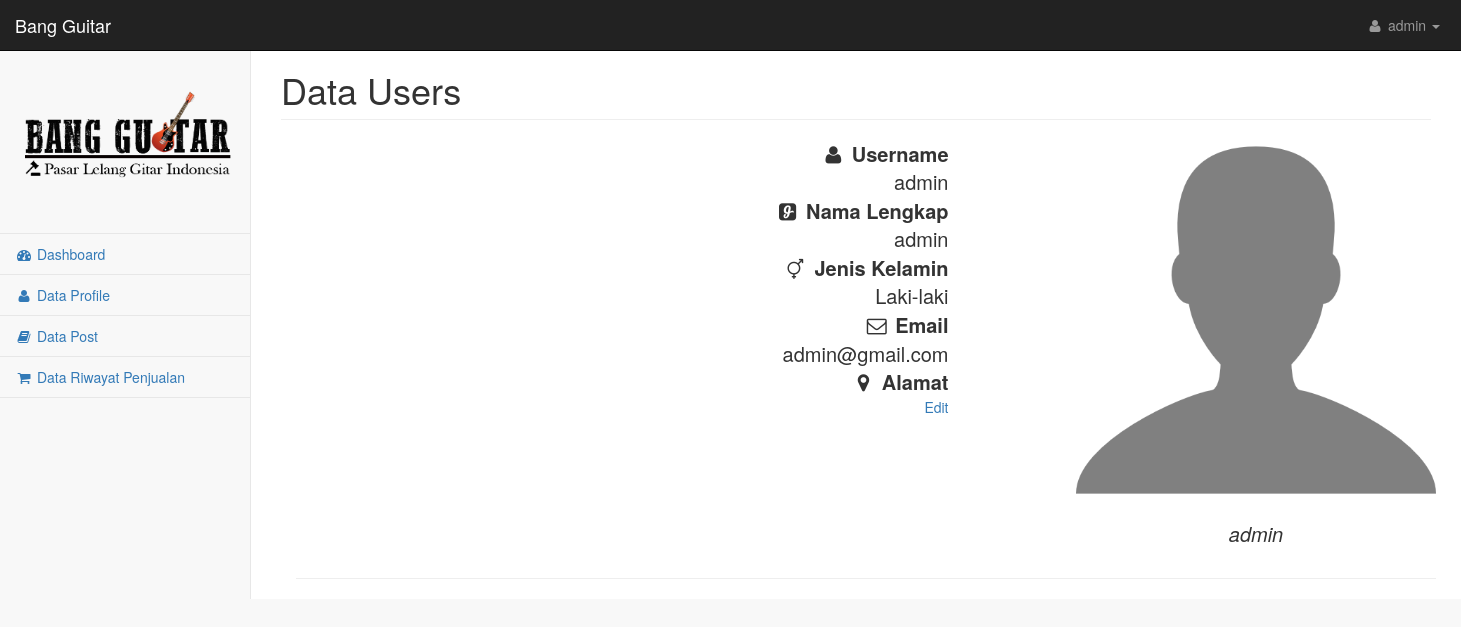
The page /penjual/datauser.php (signed in) on the database its author committed.
### tables this page shows
CREATE TABLE `user` (
  `id_user` int(11) NOT NULL,
  `nama_lengkap` varchar(50) NOT NULL,
  `username` varchar(30) NOT NULL,
  `password` varchar(30) NOT NULL,
  `jenis_kelamin` varchar(20) NOT NULL,
  `email` varchar(30) NOT NULL,
  `alamat` varchar(1000) NOT NULL,
  `tgl_lahir` date NOT NULL,
  `level_user` int(11) NOT NULL
);

### penjual/datauser.php (the view, shortened to what this page needs)
<?php
    include 'koneksi.php';
 ?>
<!DOCTYPE html>
<html lang="en">
<head>
    <link href="css/bootstrap.min.css" rel="stylesheet">
    <link href="css/metisMenu.min.css" rel="stylesheet">
    <link href="css/timeline.css" rel="stylesheet">
    <link href="css/startmin.css" rel="stylesheet">
    <link href="css/morris.css" rel="stylesheet">
    <link href="css/font-awesome.min.css" rel="stylesheet" type="text/css">
</head>
<body>
    <div id="wrapper">
        <?php
                include("nav.php");
            ?>
        <div id="page-wrapper">
            <div class="row">
                <div class="col-lg-12">
                    <h1 class="page-header">Data Users</h1>
                </div>
            </div>
            <?php
            include 'koneksi.php';
            $query_user = "SELECT * FROM user WHERE id_user = $_SESSION[id_user]";
            $datashow = mysqli_query($mysqli, $query_user);
            $datashow_us = mysqli_fetch_array($datashow);
            ?>
            <main role="main" class="container">
                <div class="row">
                    <div class="col-md-7 blog-main text-right" >
                        <dl>
                            <dt style="font-size: 20px;">
                                <i class="fa fa-user fa-fw"></i> Username
                            </dt>
                            <dd style="font-size: 20px;">
                                <?php echo $datashow_us['username']; ?>
                            </dd>
                            <dt style="font-size: 20px;">
                                <i class="fa fa-glide fa-fw"></i> Nama Lengkap
                            </dt>
                            <dd style="font-size: 20px;">
                                <?php echo $datashow_us['nama_lengkap']; ?>
                            </dd>
                            <dt style="font-size: 20px;">
                                <i class="fa fa-transgender fa-fw"></i> Jenis Kelamin
                            </dt>
                            <dd style="font-size: 20px;">
                                <?php echo $datashow_us['jenis_kelamin']; ?>
                            </dd>
                            <dt style="font-size: 20px;">
                                <i class="fa fa-envelope-o fa-fw"></i> Email
                            </dt>
                            <dd style="font-size: 20px;">
                                <?php echo $datashow_us['email']; ?>
                            </dd>
                            <dt style="font-size: 20px;">
                                <i class="fa fa-map-marker fa-fw"></i> Alamat
                            </dt>
                            <dd>
                                <a id="modal-990160"
                                    href="#modal-container-990170<?php echo $datashow_us['id_user']; ?>" role="button"
                                    data-toggle="modal">Edit</a>
                            </dd>
                        </dl>
                    </div>
                    <div class="col-md-1">
                    </div>
                    <aside class="col-md-4 blog-sidebar">
                        <div class="p-3 mb-3 bg-light rounded">
                            <div class="text-center">
                                <?php
              if ($datashow_us['jenis_kelamin']== 'Laki-laki') {
                echo '<img src="images/male-user.png" class="img img-responsive" height="200px" width="auto">';
              }else{
                echo '<img src="images/female-user.png" class="img img-responsive" height="200px" width="auto">';
              }
            ?>
                            </div><br>
                            <p class="mb-0 text-center" style="font-size: 20px;"><em><?php echo $datashow_us['username']; ?></em></p>
                        </div>
                    </aside>
                </div>
                <hr>
            </main>
        </div>
    </div>
</body>
</html>

### penjual/nav.php (shortened to what this page needs)
<nav class="navbar navbar-inverse navbar-fixed-top" role="navigation">
    <div class="navbar-header">
        <a class="navbar-brand" href="index.php">Bang Guitar</a>
    </div>
    <ul class="nav navbar-right navbar-top-links">
        <li class="dropdown">
            <?php
                        include 'koneksi.php';
                            $perintah = mysqli_query($mysqli, "SELECT * from user WHERE id_user='$_SESSION[id_user]'");
                            $result = mysqli_fetch_array($perintah);
                        ?>
            <a class="dropdown-toggle" data-toggle="dropdown" href="#">
                <i class="fa fa-user fa-fw"></i> <?php echo $result['username']; ?> <b class="caret"></b>
            </a>
        </li>
    </ul>
    <div class="navbar-default sidebar" role="navigation">
        <div class="sidebar-nav navbar-collapse">
            <ul class="nav" id="side-menu">
                <li class="sidebar-search">
                    <img src="images/bangguitar.png" class="img img-responsive" width="auto" height="100">
                </li>
                <li>
                    <a href="index.php"><i class="fa fa-dashboard fa-fw"></i> Dashboard</a>
                </li>
                <li>
                    <a href="datauser.php"><i class="fa fa-user fa-fw"></i> Data Profile</a>
                </li>
                <li>
                    <a href="datapost.php"><i class="fa fa-book fa-fw"></i> Data Post</a>
                </li>
                <li>
                    <a href="datajual.php"><i class="fa fa-shopping-cart fa-fw"></i> Data Riwayat Penjualan</a>
                </li>
            </ul>
        </div>
    </div>
</nav>

### penjual/css/startmin.css (style rules this page uses)
body { background-color: #f8f8f8; }
#wrapper { width: 100%; }
#page-wrapper { padding: 30px 15px 0 15px; min-height: 568px; background-color: #fff; }
@media (min-width:768px) { #page-wrapper { position: inherit; margin-left: 250px; padding: 30px 30px 0 30px; border-left: 1px solid #e7e7e7; } }
.navbar-header { float: left; }
.navbar-right { text-align: right; }
.navbar-top-links { margin: 0; }
.navbar-top-links li { display: inline-block; }
.navbar-top-links li:last-child { margin-right: 6px; }
.navbar-top-links li a { padding: 15px; min-height: 50px; }
.navbar-top-links>li>a { color: #999; }
.sidebar .sidebar-nav.navbar-collapse { padding-right: 0; padding-left: 0; }
.sidebar .sidebar-search { padding: 15px; }
.sidebar ul li { border-bottom: 1px solid #e7e7e7; }
@media (min-width:768px) { .sidebar { z-index: 1; position: absolute; width: 250px; margin-top: 51px; } }

### rows shown on the page
user: username "admin", nama_lengkap "admin", jenis_kelamin "Laki-laki", email "admin@gmail.com"
